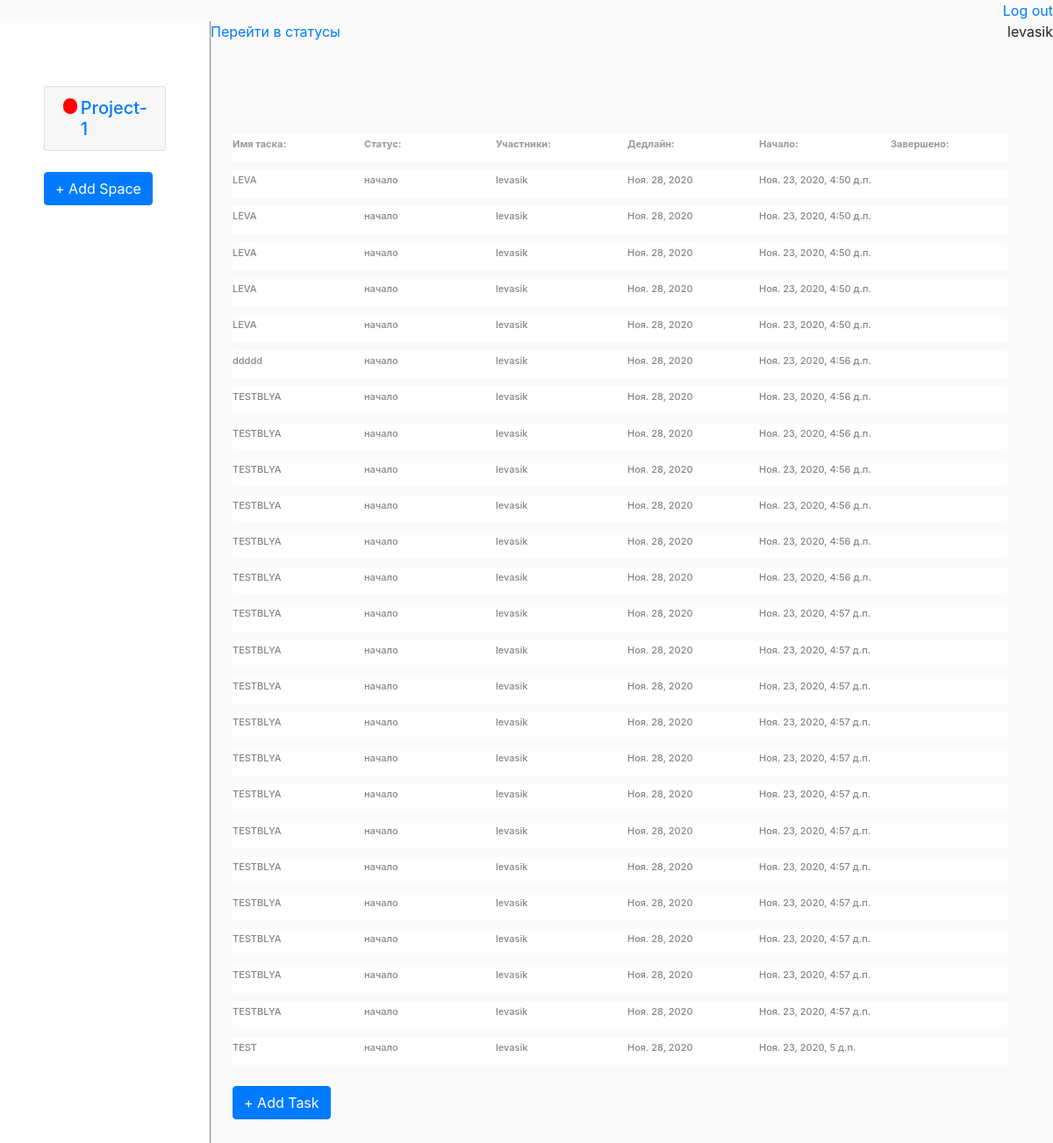
The app's page /task/4/ (signed in) with its own data.
### main/models.py (models this page shows, shortened)
class Space(models.Model):
    name = models.CharField('Название',max_length=100)
    photo = models.ImageField(upload_to='images/', blank=True)
    assign = models.ManyToManyField(User)
    status = models.ForeignKey(Status, on_delete=models.CASCADE)
    add_date = models.DateField(auto_now_add=True)
    upd_date = models.DateField(auto_now_add=False, auto_now=True)
    created_by = models.CharField(max_length=150)
    color = ColorField(default='#FF0000')
    def __str__(self):
        return (self.name)

class Task(models.Model):
    lists = models.ForeignKey(List, on_delete=models.CASCADE, related_name='third')
    task_name = models.CharField(max_length=80, default='taskssssss', blank=True, null = True)
    assign = models.ManyToManyField(User, default=1)
    dead_line = models.DateField()
    attachments = models.FileField(upload_to='files/',blank=True, null = True)
    status = models.ForeignKey(Status, on_delete=models.CASCADE, default=2, blank=True, null = True)
    description = models.TextField(blank=True, null = True, default='descriptionssssssss')
    start_date = models.DateTimeField(auto_now_add=True, blank=True)
    created_by = models.CharField(max_length=150, blank=True, null = True, default='admin')

class Status(models.Model):
    name_status = models.CharField(max_length=100)
    color = ColorField(default='#FF0000')
    def __str__(self):
        return(self.name_status)

### main/views.py (the view)
# urls.py: path('task/<int:list_id>/', views.task, name = 'task_url'),
def task(request, list_id):
	space = Space.objects.filter(assign=request.user.id)
	lists = get_object_or_404(List, id=list_id)
	form_list = ListForm()
	form_space = SpaceForm()
	status = Status.objects.all()
	if request.method == "POST":
		task_form = TaskForm(request.POST or None)
		if task_form.is_valid():
			task = task_form.save()
			task.save()
			return redirect(reverse('task_url', args = (lists.id,)))
	else:
		task_form = TaskForm(initial = {'lists': lists})
	return render(request, 'main/task.html', context = {'status':status,'lists':lists, 'space':space, 'form_list': form_list, 'form_space': form_space, 'task_form': task_form})

### main/models.py (called while the page is built)
    def __str__(self):
        return (self.name_list)

### templates/main/task.html (shortened to what this page needs)
{% extends 'main/index.html' %} {% load static %} {% load crispy_forms_tags %} {% block title %}HELLO{% endblock %} {% block main %}
<a href="{% url 'status_url' 1 %}">Перейти в статусы</a> {% if user.is_authenticated %}
<div class="all">
    <div class="ri">
        <div class="name">
            <h6 class='textf'>Имя таска: </h6>
            <h6 class='textf'>Статус: </h6>
            <h6 class='textf'>Участники:</h6>
            <h6 class='textf'>Дедлайн: </h6>
            <h6 class='textf'>Начало:</h6>
            <h6 class='textf'>Завершено: </h6>
        </div>
        {% for x in lists.third.all %}<a href="{% url 'task_detail_url' lists.id x.id  %}">
        <div class="borders">
            <div class="task">
            <h6>{{x.task_name}}</h6>
            </div>
            <div class="status">
                <h6>{{x.status}}</h6>
            </div>
            <div class="assign">
                {%for user in x.assign.all%}
                <h6>{{user.username}}</h6>
                {%endfor%}</div>
            <div class="deadline">
                <h6>{{x.dead_line}}</h6>
            </div>
            <div class="start">
                <h6>{{x.start_date}}</h6>
            </div>
            <div class="end">
            </div>
        </div>
        </a>
        {% endfor %}<br>
        <button type="button" class="btn btn-primary mb-2" data-toggle="modal" data-target="#TaskModal">
 + Add Task
</button>
    </div>
</div>
{% else %}
<a href="{% url 'accounts:login' %}" class="reg">Войти</a> {% endif %} {%endblock%}

### templates/main/index.html (shortened to what this page needs)
{% extends 'base.html' %}
{% load static %}
{% load crispy_forms_tags %}
{% block content %}
{% if user.is_authenticated %}
<div class="left">
<br> {% for i in space %}
<div class="accordion md-accordion" id="accordionEx" role="tablist" aria-multiselectable="true">
  <div class="card">
    <div class="card-header" role="tab" id="{{i.id}}">
      <a  data-toggle="collapse" data-parent="#accordionEx" href="#collapse{{i.id}}" aria-expanded="true"
        aria-controls="collapse{{i.id}}">
        <h5 class="mb-0" id="collapsediv">
          <div id="colorspace" style="background-color: {{i.color}}; "></div>{{i.name}}
        </h5>
      </a>
    </div>
  </div>
</div><br>
    {% endfor %}
<button type="button" class="btn btn-primary" data-toggle="modal" data-target="#SpaceModal">
  + Add Space
</button>
</div>
    {% block main %} {% endblock %}
{% else %}
    <a href="{% url 'accounts:login' %}" class="reg">Войти</a>
{% endif %}
{% endblock %}

### templates/base.html (shortened to what this page needs)
{% load static %}
<!doctype  html>
<html lang="en">
<head>
    <link rel="stylesheet" href="https://cdn.jsdelivr.net/npm/bootstrap@4.5.3/dist/css/bootstrap.min.css">
    <link rel="stylesheet" type="text/css" href="{% static 'main/css/style.css' %}">
        <link rel="stylesheet" href="http://code.jquery.com/ui/1.11.0/themes/smoothness/jquery-ui.css">
</head>
<body>
{% if user.is_authenticated %}
<a class="username" href="{% url 'accounts:logout' %}">Log out</a><br>
    <p class="username">{{user.username}}</p>
    {% else %}
    <a href="{% url 'accounts:login' %}" class="reg">Войти</a> {% endif %}
{% block content %} {% endblock %}
</body>
</html>

### main/static/main/css/style.css (style rules this page uses)
.left { min-height: 100vh; max-height: 100000px; width: 20%; background-color: white !important; border-right: 1px solid #82868D; float: left; padding: 50px; }
* { text-decoration: none; }
body { background-color: #FAFAFA; }
#colorspace { border: 1px solid white; border-radius: 25px; width: 20px; height: 20px; margin-right: 3px; }
#collapsediv { display: flex; }
.borders { margin-top: 10px; display: flex; width: 1520px; padding-top: 5px; padding-bottom: 5px; border-radius: 1px; background-color: white; }
.name { margin-top: 100px; width: 1520px; display: flex; padding-top: 5px; padding-bottom: 5px; border-radius: 1px; background-color: white; }
h6 { width: 150px; color: #82868D; font-size: 11px; }
h6.textf { width: 150px; color: #34343480; font-size: 11px; font-weight: bolder; }
.ri { margin-left: 20px; overflow: scroll; height: 100vh; padding: 5px; }
.all { display: flex; }
.username { float: right; }

### records on screen
Space: name "Project-1"
Task: task_name "LEVA", status "начало", dead_line "Ноя. 28, 2020", start_date "Ноя. 23, 2020, 4:50 д.п."
Task: task_name "LEVA", status "начало", dead_line "Ноя. 28, 2020", start_date "Ноя. 23, 2020, 4:50 д.п."
Task: task_name "LEVA", status "начало", dead_line "Ноя. 28, 2020", start_date "Ноя. 23, 2020, 4:50 д.п."
Task: task_name "LEVA", status "начало", dead_line "Ноя. 28, 2020", start_date "Ноя. 23, 2020, 4:50 д.п."
Task: task_name "LEVA", status "начало", dead_line "Ноя. 28, 2020", start_date "Ноя. 23, 2020, 4:50 д.п."
Task: task_name "ddddd", status "начало", dead_line "Ноя. 28, 2020", start_date "Ноя. 23, 2020, 4:56 д.п."
Task: task_name "TESTBLYA", status "начало", dead_line "Ноя. 28, 2020", start_date "Ноя. 23, 2020, 4:56 д.п."
Task: task_name "TESTBLYA", status "начало", dead_line "Ноя. 28, 2020", start_date "Ноя. 23, 2020, 4:56 д.п."
Task: task_name "TESTBLYA", status "начало", dead_line "Ноя. 28, 2020", start_date "Ноя. 23, 2020, 4:56 д.п."
Task: task_name "TESTBLYA", status "начало", dead_line "Ноя. 28, 2020", start_date "Ноя. 23, 2020, 4:56 д.п."
Task: task_name "TESTBLYA", status "начало", dead_line "Ноя. 28, 2020", start_date "Ноя. 23, 2020, 4:56 д.п."
Task: task_name "TESTBLYA", status "начало", dead_line "Ноя. 28, 2020", start_date "Ноя. 23, 2020, 4:56 д.п."
Task: task_name "TESTBLYA", status "начало", dead_line "Ноя. 28, 2020", start_date "Ноя. 23, 2020, 4:57 д.п."
Task: task_name "TESTBLYA", status "начало", dead_line "Ноя. 28, 2020", start_date "Ноя. 23, 2020, 4:57 д.п."
Task: task_name "TESTBLYA", status "начало", dead_line "Ноя. 28, 2020", start_date "Ноя. 23, 2020, 4:57 д.п."
Task: task_name "TESTBLYA", status "начало", dead_line "Ноя. 28, 2020", start_date "Ноя. 23, 2020, 4:57 д.п."
Task: task_name "TESTBLYA", status "начало", dead_line "Ноя. 28, 2020", start_date "Ноя. 23, 2020, 4:57 д.п."
Task: task_name "TESTBLYA", status "начало", dead_line "Ноя. 28, 2020", start_date "Ноя. 23, 2020, 4:57 д.п."
Task: task_name "TESTBLYA", status "начало", dead_line "Ноя. 28, 2020", start_date "Ноя. 23, 2020, 4:57 д.п."
Task: task_name "TESTBLYA", status "начало", dead_line "Ноя. 28, 2020", start_date "Ноя. 23, 2020, 4:57 д.п."
Task: task_name "TESTBLYA", status "начало", dead_line "Ноя. 28, 2020", start_date "Ноя. 23, 2020, 4:57 д.п."
Task: task_name "TESTBLYA", status "начало", dead_line "Ноя. 28, 2020", start_date "Ноя. 23, 2020, 4:57 д.п."
Task: task_name "TESTBLYA", status "начало", dead_line "Ноя. 28, 2020", start_date "Ноя. 23, 2020, 4:57 д.п."
Task: task_name "TESTBLYA", status "начало", dead_line "Ноя. 28, 2020", start_date "Ноя. 23, 2020, 4:57 д.п."
Task: task_name "TEST", status "начало", dead_line "Ноя. 28, 2020", start_date "Ноя. 23, 2020, 5 д.п."

### other values on screen
{{ user.username }} "levasik"
